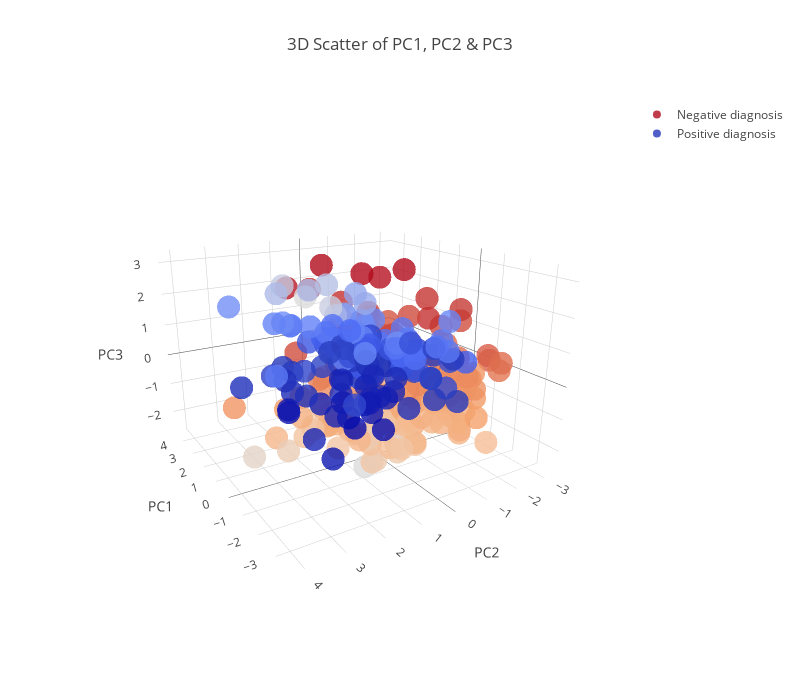

The notebook cell this image was saved under:
### Code cell
plot_3d_scatter(X_pca, 'PC1', 'PC2', 'PC3')

### Figure 1 — Plotly figure (JSON) as saved in the notebook; plotly's stock layout.template omitted (floating-point values rounded to 4 significant figures; data arrays with more than 128 entries replaced by an {"elided": "..."} marker saying what was removed)
{"data": [{"marker": {"color": {"elided": "160 float values"}, "colorscale": "Reds", "opacity": 0.8, "size": 8}, "mode": "markers", "name": "Negative diagnosis", "type": "scatter3d", "x": {"elided": "160 float values"}, "y": {"elided": "160 float values"}, "z": {"elided": "160 float values"}}, {"marker": {"color": {"elided": "137 float values"}, "colorscale": "Blues", "opacity": 0.8, "size": 8}, "mode": "markers", "name": "Positive diagnosis", "type": "scatter3d", "x": {"elided": "137 float values"}, "y": {"elided": "137 float values"}, "z": {"elided": "137 float values"}}], "layout": {"autosize": true, "height": 700, "scene": {"aspectmode": "manual", "aspectratio": {"x": 1, "y": 1, "z": 0.7}, "camera": {"eye": {"x": -1.743, "y": 1.071, "z": 0.71}, "up": {"x": 0, "y": 0, "z": 1}}, "xaxis": {"title": "PC1"}, "yaxis": {"title": "PC2"}, "zaxis": {"title": "PC3"}}, "title": "3D Scatter of PC1, PC2 & PC3", "width": 800}}
